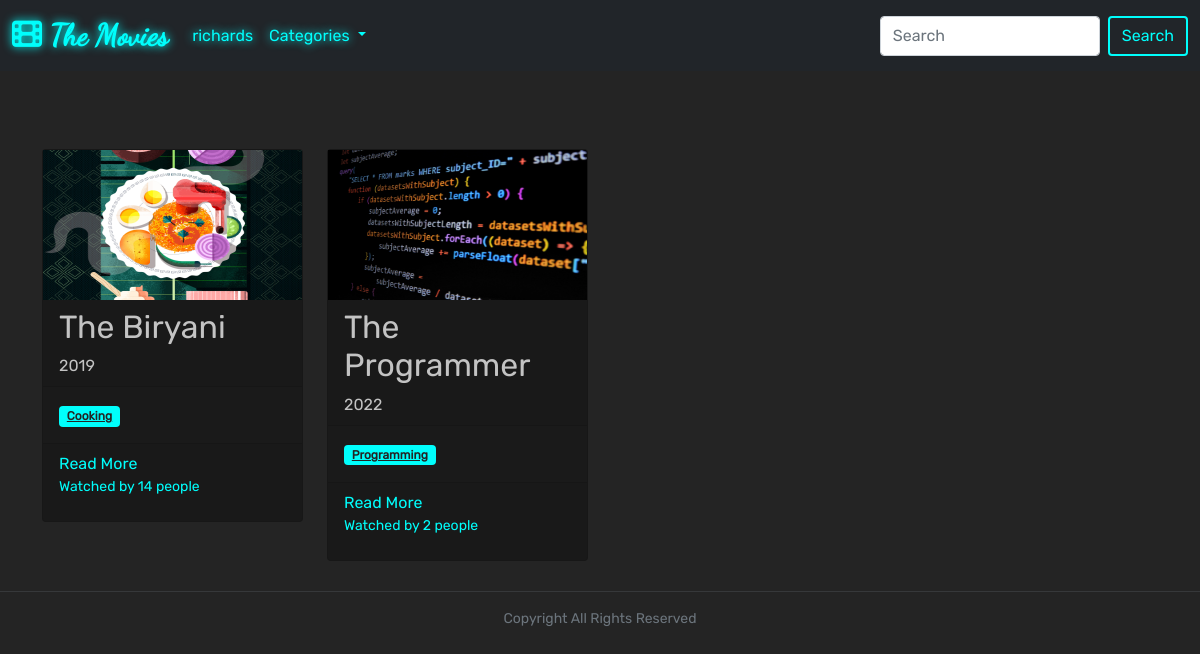
Screenshot of /web/ (signed in) with the database file from the repository.
### web/models.py (models this page shows, shortened)
class BasicModel(models.Model):
    date_created = models.DateTimeField(auto_now_add=True)
    date_updated = models.DateTimeField(auto_now=True)
    class Meta:
        abstract = True

class Movie(BasicModel):
    image = models.ImageField(null=True, upload_to='movies')
    title = models.CharField(max_length=100, null=True, default='Unknown Movie')
    description = models.TextField(null=True, default='...')
    url = models.CharField(null=True, blank=True, max_length=245)
    year_released = models.CharField(max_length=10, default='0000', null=True)
    movie_added_by = models.ForeignKey(Person, null=True, on_delete=models.CASCADE)
    cast = models.ManyToManyField(Actor)
    watched_by = models.IntegerField(null=True, default=0)
    tags = models.ManyToManyField(Tag)

class Tag(BasicModel):
    title = models.CharField(max_length=245, null=True)
    def __str__(self):
        return self.title

### web/views.py (the view)
# urls.py: path('', views.homepage, name='HomePage'),
@login_required(login_url='LoginPage')
def homepage(request):
    person = Person.objects.get(user_id=request.user.id)
    if person.type.id == 4:
        return render(request, 'expired.html')
    else:
        movies = Movie.objects.all()
        movies_filter = TagFilter(request.GET, queryset=movies)
        movies = movies_filter.qs
        person = Person.objects.get(user_id=request.user.id)
        context = {
            'person': person,
            'movies': movies,
            'filter': movies_filter
        }
        return render(request, 'movies.html', context)

### web/views.py (called while the page is built)
def categories(request):
    if request.user is None:
        person = Person.objects.get(user_id=request.user.id)
    else:
        person = Person.objects.get(id=2)
    context = {
        'categories': Tag.objects.all(),
        'person': person
    }
    return context

### web/templates/movies.html (shortened to what this page needs)
{% extends 'base.html' %}
{% load static %}
{% block content %}
    <br>
    <br>
    <div class="row movies">
    {% for movie in movies %}
        <div class="col-md-3">
            <div class="card">
                <div class="image">
                    <img src="{{ movie.image.url }}" style="width: 100%">
                </div>
                <div class="card-header">
                    <h2>{{ movie.title }}</h2>
                    <a>{{ movie.year_released }}</a>
                </div>
                <div class="card-body">
                    {% for tag in movie.tags.all %}
                        <a href="/web/?tags={{ tag.id }}" class="badge bg-primary">{{ tag }}</a>
                    {% endfor %}
                </div>
                <div class="card-footer">
                    <a class="link" href="/web/movie/{{ movie.id }}/">Read More</a>
                    <p class="link small">Watched by {{ movie.watched_by }} people</p>
                </div>
            </div>
        </div>
    {% endfor %}
    </div>
{% endblock %}

### web/templates/base.html (shortened to what this page needs)
{% load static %}
<!DOCTYPE html>
<html lang="en">
<head>
    <link rel="stylesheet" href="{% static 'css/bootstrap.min.css' %}">
    <link rel="stylesheet" href="{% static 'css/style.css' %}">
    <link rel="stylesheet" href="{% static 'css/style.css' %}">
</head>
<body>
    <nav class="navbar navbar-expand-lg bg-dark">
        <div class="container-fluid">
            <a class="navbar-brand" href="{% url 'HomePage' %}"><i class="fa fa-film"></i>&nbsp;The Movies</a>
            <div class="collapse navbar-collapse" id="navbarSupportedContent">
                <ul class="navbar-nav me-auto mb-2 mb-lg-0">
                    <li class="nav-item">
                        <a class="nav-link" href="/web/account/{{ request.user.id }}">{{ request.user }}</a>
                    </li>
                    <li class="nav-item dropdown">
                        <a class="nav-link dropdown-toggle" href="#" id="navbarDropdown" role="button"
                            data-bs-toggle="dropdown" aria-expanded="false">
                            Categories
                        </a>
                    </li>
                </ul>
                <form class="d-flex">
                    <input class="form-control me-2" type="search" placeholder="Search" aria-label="Search">
                    <button class="btn primary-btn-outline" type="submit">Search</button>
                </form>
            </div>
        </div>
    </nav>
    {% block content %}
    {% endblock %}
    <div class="footer text-secondary text-center small">
        <hr>
        <span>Copyright All Rights Reserved</span>
        <br>
        <br>
    </div>
</body>
</html>

### static/css/style.css (style rules this page uses)
html { scroll-behavior: smooth; }
:root { --primary-bg-color: #242424; --secondary-bg-color: #1a1a1a; --primary-color: #00fefc; --primary-color-dark: #00dddb; --secondary-color: #b026ff; --secondary-color-dark: #a015ee; }
body { background-color: var(--primary-bg-color); overflow-x: hidden; font-family: "Rubik", cursive !important; }
.link { color: var(--primary-color) !important; transition: 0.5s; text-decoration: none; }
.primary-btn-outline { color: var(--primary-color); border: 2px solid currentColor; transition: 0.5s; }
.bg-primary { background-color: var(--primary-color) !important; color: var(--primary-bg-color); }
.navbar a { color: var(--primary-color); text-shadow: 0 0 10px currentColor; }
.navbar .navbar-brand { font-family: "Dancing Script", cursive; font-weight: bolder; font-size: 30px; }
.movies { margin: 30px; }
.movies .col-md-3 .card { background-color: var(--secondary-bg-color); }
.movies .col-md-3 .card .image { overflow: hidden; width: 100%; height: 150px; }
.movies .col-md-3 .card .image img { height: 150px; width: 280px; transition: 0.5s; }
.movies .card { color: #c3c3c3; }

### rows the page displays
Movie: image (picture), title "The Biryani", year_released "2019", watched_by "14"
Tag: title "Cooking"
Movie: image (picture), title "The Programmer", year_released "2022", watched_by "2"
Tag: title "Programming"

### other values shown
{{ request.user }} "richards"
